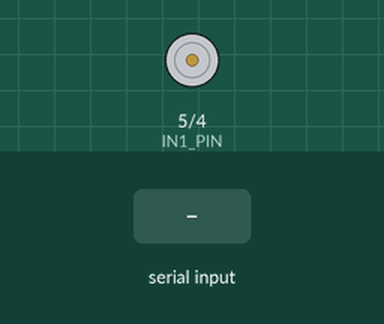
This sketch was run on a simulated Arduino Uno, built with avr-gcc and run on an emulated ATmega328P. Shown: motor-driver pin pairs drawn as motors (green arrow = first pin HIGH = forward, orange = second pin HIGH = backward, longer = more drive, scaled by the enable pin). The test bench sets the inputs (shaded band). What the sketch prints to the serial monitor is not drawn.

Above: at 1.3 s.
1.4 s: "F" received over Serial
At 2.6 s:
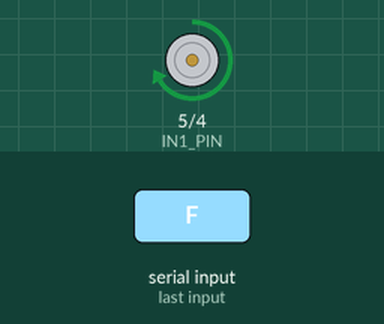
2.9 s: "B" received over Serial
At 3.8 s:
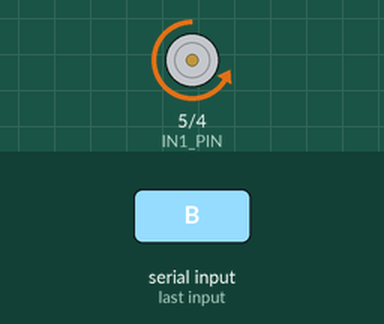
4.4 s: "S" received over Serial
At 4.9 s:
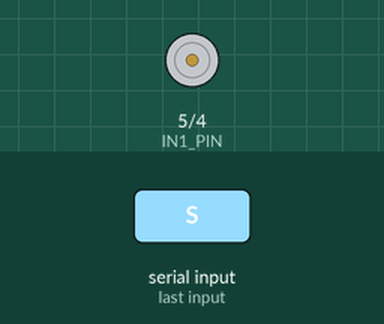
5.9 s: "f" received over Serial
At 7.1 s:
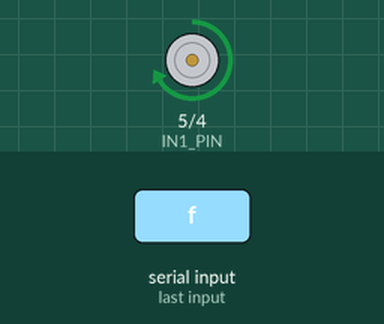
7.4 s: "b" received over Serial
At 8.4 s:
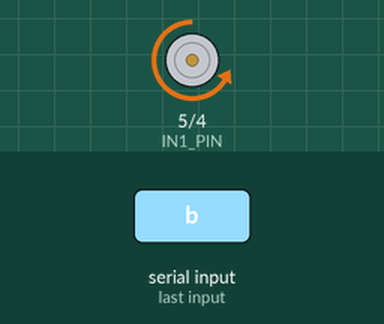
Timing chart, 0 to 9.9 s (numbered marks = the images above; inputs shaded):
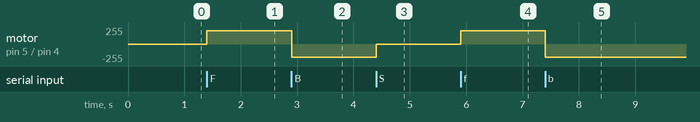

Measured:
- after the input at 1.4 s, motor on pin 5 (IN1_PIN) / pin 4 (IN2_PIN): stopped → forward 200/255 at once
- after the input at 2.9 s, motor on pin 5 (IN1_PIN) / pin 4 (IN2_PIN): forward 200/255 → backward 200/255 at once
- after the input at 4.4 s, motor on pin 5 (IN1_PIN) / pin 4 (IN2_PIN): backward 200/255 → stopped at once
- after the input at 5.9 s, motor on pin 5 (IN1_PIN) / pin 4 (IN2_PIN): stopped → forward 200/255 at once
- after the input at 7.4 s, motor on pin 5 (IN1_PIN) / pin 4 (IN2_PIN): forward 200/255 → backward 200/255 at once

The sketch:

car.ino
```cpp
/*
 * car.ino - Car-moving controller
 *
 * An individual file used only to test L298N functions.
 *
 * Updated 12/11/2025:
 * - Using only three pins to control the car movement.
 */
/* Define pins */
#define ENA_PIN 6
#define IN1_PIN 5
#define IN2_PIN 4

/* Define car speed */
#define CAR_SPEED 200

void setCarPins();
void stopCar();
void printHelp();
void runCarForward(int speed);
void runCarBackward(int speed);

void setup()
{
    setCarPins();

    stopCar();

    Serial.begin(9600);

    printHelp();
}

void setCarPins()
{
    pinMode(ENA_PIN, OUTPUT);
    pinMode(IN1_PIN, OUTPUT);
    pinMode(IN2_PIN, OUTPUT);
}

void stopCar()
{
    analogWrite(ENA_PIN, 0);
    digitalWrite(IN1_PIN, LOW);
    digitalWrite(IN2_PIN, LOW);
}

void printHelp()
{
    Serial.println("L298N 小车全功能测试程序已启动。");
    Serial.println("------------------------------------------");
    Serial.println("输入 'F' -> 前进 (Forward)");
    Serial.println("输入 'B' -> 后退 (Backward)");
    Serial.println("输入 'S' -> 停止 (Stop)");
    Serial.println("------------------------------------------");
}

void loop()
{
    if (Serial.available())
    {
        char cmd = Serial.read();
        switch (cmd)
        {
        case 'F':
        case 'f':
            Serial.println("命令: 前进 (Forward)");
            runCarForward(CAR_SPEED);
            break;

        case 'B':
        case 'b':
            Serial.println("命令: 后退 (Backward)");
            runCarBackward(CAR_SPEED);
            break;

        case 'S':
        case 's':
            Serial.println("命令: 停止 (Stop)");
            stopCar();
            break;

        default:
            Serial.println("未知命令，请重新输入 (F/B/S)。");
            break;
        }
    }
}

void runCarForward(int speed)
{
    digitalWrite(IN1_PIN, HIGH);
    digitalWrite(IN2_PIN, LOW);
    analogWrite(ENA_PIN, speed);
}

void runCarBackward(int speed)
{
    digitalWrite(IN1_PIN, LOW);
    digitalWrite(IN2_PIN, HIGH);
    analogWrite(ENA_PIN, speed);
}
```
